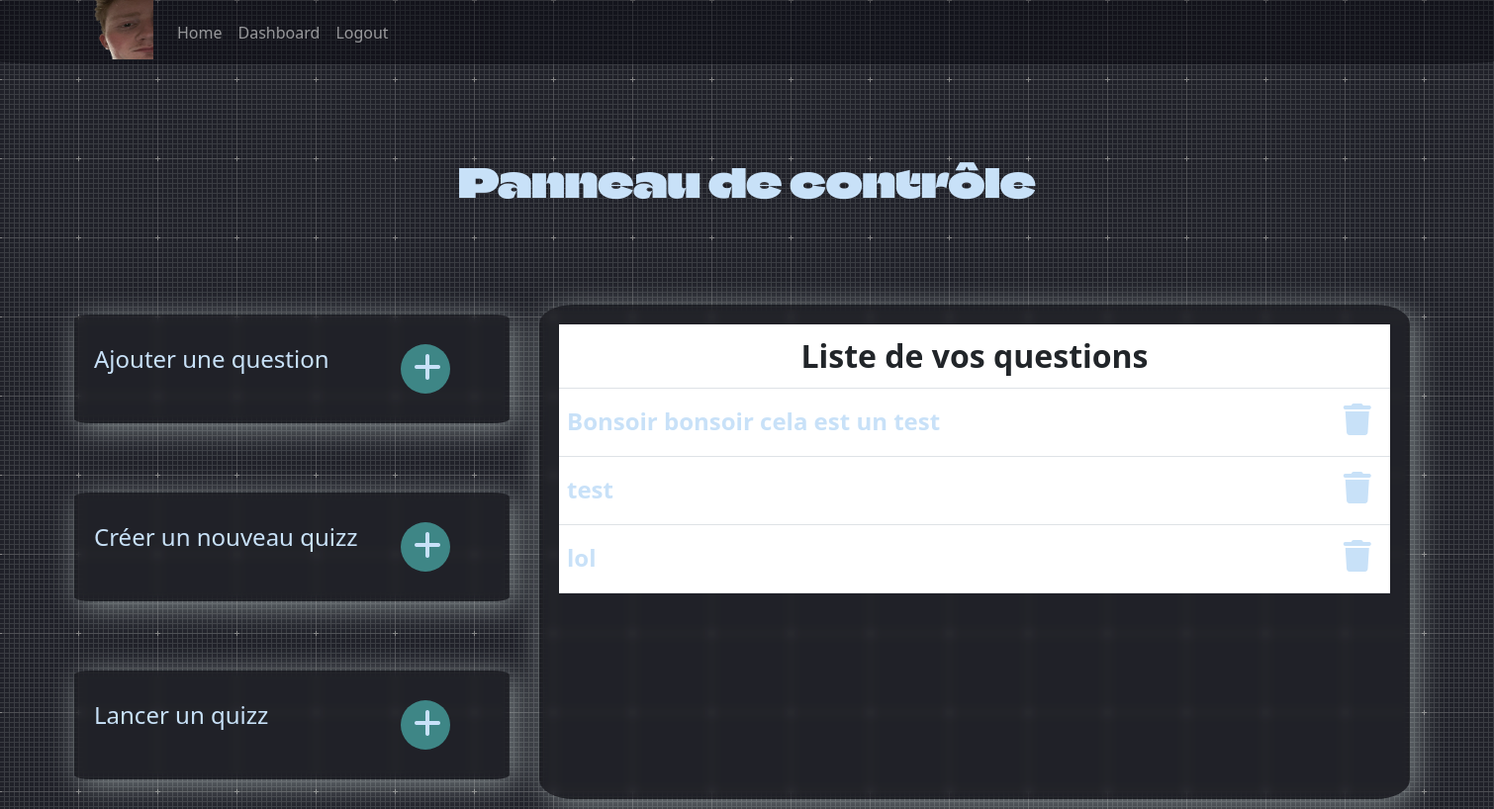
Before: /dashboard/ (signed in) with the older database file.
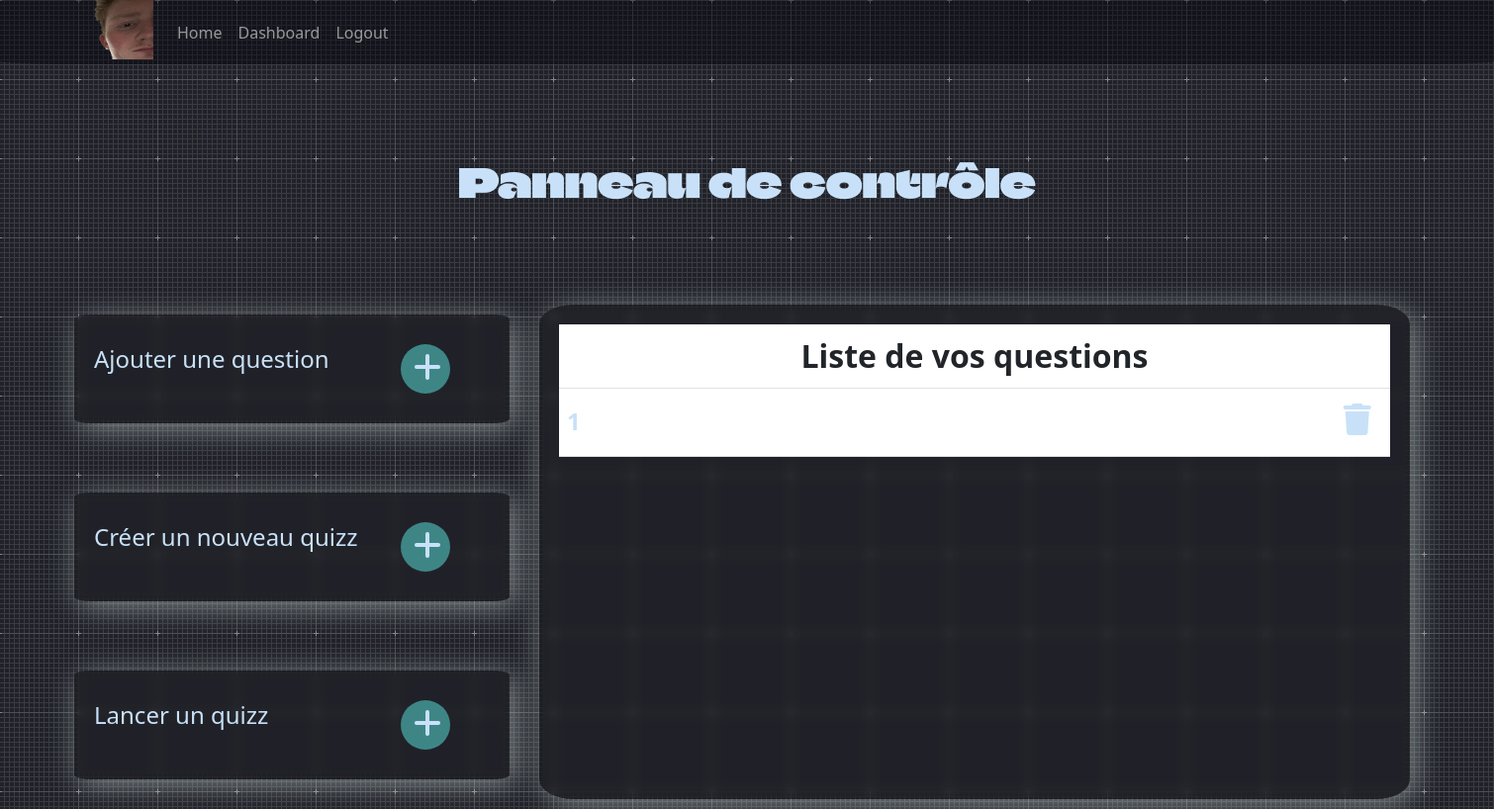
After: the same page with the newer database file.
### administrateur/models.py (models this page shows)
class Question(models.Model):
    pseudo = models.CharField(max_length=255)
    enonce = models.CharField(max_length=255)
    reponse1 = models.CharField(max_length=255, default='null')
    reponse2 = models.CharField(max_length=255, default='null')
    reponse3 = models.CharField(max_length=255, default='null')
    reponse4 = models.CharField(max_length=255, default='null')
    reponseVrai = models.CharField(max_length=255, default='null') #Si qcm
    reponse = models.CharField(max_length=255, default='null') #Si pas qcm
    qcm = models.BooleanField(default=False)
    numero = models.IntegerField(default=0) #ne sert à rien d 'autre que la simplification du processus de suppression de questions

### administrateur/views.py (the view, shortened to what this page needs)
# urls.py: path('dashboard/', dashboard, name="dashboard"),
@login_required
def dashboard(request):
    print('ok')
    questions = Question.objects.all().filter(pseudo=str(request.user.username))
    for i in range(len(questions)):
        questions[i].numero = i
        questions[i].save()
    context = {
        "questions": questions
    }
    return render(request, "administrateur/dashboard.html", context)

### administrateur/templates/administrateur/dashboard.html (shortened to what this page needs)
{% load static %}
<!DOCTYPE html>
<html lang="fr">
<head>
    <link rel="stylesheet" href="{% static 'administrateur/css/dashboard.css' %}">
    <link href="https://cdn.jsdelivr.net/npm/bootstrap@5.3.0-alpha1/dist/css/bootstrap.min.css" rel="stylesheet">
</head>
<body>
    {% include 'OpenQuizz/navbarconnected.html' %}
    <div class="main">
    <div class="titleup">
        <h1 class="alltitre">Panneau de contrôle</h1>
    </div>
        <div class="all">
            <div class="gauche">
                <div class="ajouter_question">
                    <div class="texte1">
                    <p>Ajouter une question</p>
                    </div>
                    <div class="bouton1">
                        <div class="cercle1">
                            <div class="a">
                                <i class="fa-solid fa-plus"></i>
                            </div>
                        </div>
                    </div>
                </div>
                <div class="creer_quizz">
                    <div class="texte1">
                    <p>Créer un nouveau quizz</p>
                    </div>
                    <div class="bouton1">
                        <div class="cercle2">
                            <div class="a">
                                <i class="fa-solid fa-plus"></i>
                            </div>
                        </div>
                    </div>
                </div>
                <div class="lancer_quizz">
                    <div class="texte1">
                        <p>Lancer un quizz</p>
                    </div>
                    <div class="bouton3">
                        <div class="cercle3">
                            <div class="a">
                                <i class="fa-solid fa-plus"></i>
                            </div>
                        </div>
                        </div>
                    </div>
                </div>
            <div class="droite">
                <div class="tableau">
                    <table id="table3" class="table">
                        <tr>
                            <th class="titre">Liste de vos questions</th>
                        </tr>
                        {% for question in questions %}
                            <tr>
                                <th><div class="question" id="{{question.numero}}question">
                                    <div class="texteq">
                                        <p class="{{question.numero}}">{{question.enonce}}</p>
                                    </div>
                                    <div class="supp" id="{{question.numero}}">
                                        <div class="a">
                                            <i class="fa-solid fa-trash"></i>
                                        </div>
                                    </div>
                                </div>
                                </th>
                            </tr>
                        {% endfor %}
                    </table>
                </div>
            </div>
        </div>
    </div>
</body>
</html>

### OpenQuizz/templates/OpenQuizz/navbarconnected.html (shortened to what this page needs)
{% load static %}
<header>
    <nav class="navbar fixed-top navbar-expand-lg navbar-dark" style="background-color: rgb(0,0,09,0.4); border-radius: 0 0 5% 5%; padding: 0 ">
        <div class="container" style="padding-left: 0">
        <a href="../" class="navbar-brand mb-0 h1" style="padding: 0 ; justify-content: left">
            <img src="{% static "OpenQuizz/img/armand.png" %}" style="height: 60px ; width: 60px; margin-bottom: 5px " >
        </a>
        <div class="collapse navbar-collapse" id="navbarNav">
            <ul class="navbar-nav">
                <li class="nav-item">
                    <a href="../" class="nav-link" style="transition: all .4s;">
                        Home
                    </a>
                </li>
                <li class="nav-item">
                    <a href="{% url 'administrateur:dashboard' %}" class="nav-link" style="transition: all .4s;">
                        Dashboard
                    </a>
                </li>
                <li class="nav-item">
                    <a href="{% url 'accounts:logout' %}" class="nav-link" style="transition: all .4s;">
                        Logout
                    </a>
                </li>
            </ul>
        </div>
        </div>
    </nav>
</header>

### administrateur/static/administrateur/css/dashboard.css (style rules this page uses)
* { margin: 0; padding: 0; outline: 0; border: 0; border-spacing: 0; box-sizing: border-box; }
body { background-color: #1b3642; background-image: url("../img/graphy--light--1920x1080.png"); }
.main { height: 100%; padding-top: 60px; overflow: hidden; }
.main .alltitre { margin: 100px 0px; text-align: center; font-family: Font; color: #c8e1f8; }
p { transform: translateY(7px); font-size: 1.5rem; color: #c8e1f8; align-content: center; }
.all { position: absolute; margin: 0 auto; display: flex; flex-direction: row; justify-content: space-between; z-index: -100; }
.gauche { min-width: 300px; transform: translateY(10px); display: flex; flex-direction: column; width: 500px; height: 500px; margin-left:5% ; margin-right: 1%; }
.droite { min-width: 300px; overflow: auto; margin: 0 auto; margin-right: 5%; margin-left: 1%; display: flex; flex-direction: column; width: 1000px; height: 500px; -webkit-backdrop-filter: blur(15px); backdrop-filter: blur(4px); background-color: rgba(0, 0, 0, 0.2); border-radius: 4%; box-shadow: 5px 5px 30px rgba(240, 255, 251, 0.45); }
.ajouter_question { display: flex; flex-direction: row; padding: 20px; margin-bottom: 70px; -webkit-backdrop-filter: blur(15px); backdrop-filter: blur(4px); background-color: rgba(0, 0, 0, 0.2); border-radius: 4%; box-shadow: 5px 5px 30px rgba(240, 255, 251, 0.45); }
.texte1 { width: 75%; }
.bouton1, .bouton2, .bouton3 { width: 25%; padding: 10px; }
.cercle1, .cercle2, .cercle3 { width: 50px; height: 50px; background-color: #3e8686; border-radius: 50%; text-align: center; }
.a i { height: 100%; width: 100%; transform: translate(2px,7px); color: #c8e1f8; font-size: 2rem; }
.creer_quizz { display: flex; flex-direction: row; padding: 20px; margin-bottom: 70px; -webkit-backdrop-filter: blur(15px); backdrop-filter: blur(4px); background-color: rgba(0, 0, 0, 0.2); border-radius: 4%; box-shadow: 5px 5px 30px rgba(240, 255, 251, 0.45); }
.lancer_quizz { display: flex; flex-direction: row; -webkit-backdrop-filter: blur(15px); backdrop-filter: blur(4px); background-color: rgba(0, 0, 0, 0.2); border-radius: 4%; box-shadow: 5px 5px 30px rgba(240, 255, 251, 0.45); padding: 20px; margin-bottom: 70px; }
.tableau { padding: 20px; }
table { color: #c8e1f8; }
th { color: #c8e1f8; border: 2px solid #c8e1f8; }
.question { display: flex; flex-direction: row; }
.question .texteq { text-align: left; width: 95%; }
.titre { font-size: 2rem; color: #c8e1f8; text-align: center; }
.supp { width: 5%; }

Changed rows visible on the page:
removed Question: enonce "Bonsoir bonsoir cela est un test"
removed Question: enonce "test"
removed Question: enonce "lol"
added Question: enonce "1"
